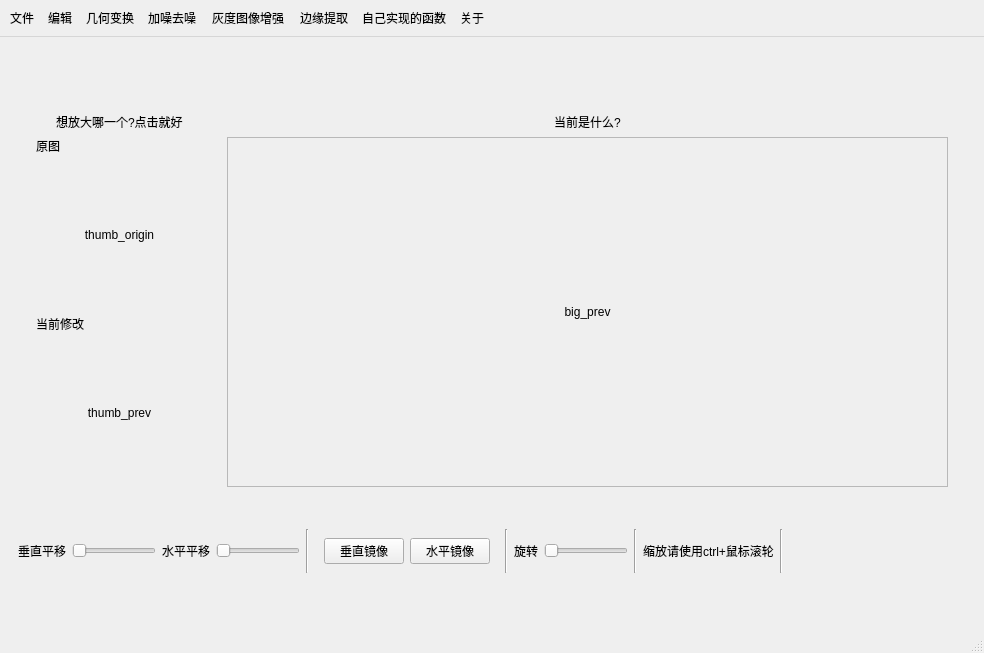
<?xml version="1.0" encoding="UTF-8"?>
<ui version="4.0">
 <class>MainWindow</class>
 <widget class="QMainWindow" name="MainWindow">
  <property name="geometry">
   <rect>
    <x>0</x>
    <y>0</y>
    <width>984</width>
    <height>653</height>
   </rect>
  </property>
  <property name="windowTitle">
   <string>图像处理-wjsaya.top</string>
  </property>
  <property name="iconSize">
   <size>
    <width>128</width>
    <height>128</height>
   </size>
  </property>
  <widget class="QWidget" name="main_centralwidget">
   <layout class="QVBoxLayout" name="verticalLayout_2" stretch="0,8,0,0">
    <item>
     <spacer name="verticalSpacer_top">
      <property name="orientation">
       <enum>Qt::Vertical</enum>
      </property>
      <property name="sizeHint" stdset="0">
       <size>
        <width>20</width>
        <height>40</height>
       </size>
      </property>
     </spacer>
    </item>
    <item>
     <widget class="QWidget" name="MainWidget" native="true">
      <layout class="QHBoxLayout" name="MainLayout" stretch="5">
       <item>
        <widget class="QWidget" name="img_MainWidget" native="true">
         <layout class="QHBoxLayout" name="img_MainLayout" stretch="1,4">
          <item>
           <widget class="QWidget" name="widget_thumb" native="true">
            <layout class="QVBoxLayout" name="layout_thumb" stretch="1,10,10">
             <item alignment="Qt::AlignHCenter">
              <widget class="QLabel" name="label_thumb">
               <property name="text">
                <string>想放大哪一个?点击就好</string>
               </property>
              </widget>
             </item>
             <item>
              <layout class="QVBoxLayout" name="layout_thumb_origin" stretch="1,9">
               <item>
                <widget class="QLabel" name="label_origin">
                 <property name="text">
                  <string>原图</string>
                 </property>
                </widget>
               </item>
               <item>
                <widget class="QLabel" name="thumb_origin">
                 <property name="text">
                  <string>thumb_origin</string>
                 </property>
                 <property name="scaledContents">
                  <bool>false</bool>
                 </property>
                 <property name="alignment">
                  <set>Qt::AlignCenter</set>
                 </property>
                </widget>
               </item>
              </layout>
             </item>
             <item>
              <layout class="QVBoxLayout" name="layout_thumb_prev" stretch="1,9">
               <item>
                <widget class="QLabel" name="label_prev">
                 <property name="text">
                  <string>当前修改</string>
                 </property>
                </widget>
               </item>
               <item>
                <widget class="QLabel" name="thumb_prev">
                 <property name="text">
                  <string>thumb_prev</string>
                 </property>
                 <property name="scaledContents">
                  <bool>false</bool>
                 </property>
                 <property name="alignment">
                  <set>Qt::AlignCenter</set>
                 </property>
                </widget>
               </item>
              </layout>
             </item>
            </layout>
           </widget>
          </item>
          <item>
           <widget class="QWidget" name="widget_big_prev" native="true">
            <layout class="QVBoxLayout" name="layout_big_prev" stretch="0,20">
             <item>
              <widget class="QLabel" name="label_big_prev">
               <property name="cursor">
                <cursorShape>OpenHandCursor</cursorShape>
               </property>
               <property name="text">
                <string>当前是什么?</string>
               </property>
               <property name="alignment">
                <set>Qt::AlignCenter</set>
               </property>
              </widget>
             </item>
             <item>
              <widget class="QScrollArea" name="scrollArea_prev">
               <property name="widgetResizable">
                <bool>true</bool>
               </property>
               <widget class="QWidget" name="scroolWidget_big_prev">
                <property name="geometry">
                 <rect>
                  <x>0</x>
                  <y>0</y>
                  <width>719</width>
                  <height>342</height>
                 </rect>
                </property>
                <layout class="QVBoxLayout" name="verticalLayout_5">
                 <item>
                  <widget class="QLabel" name="big_prev">
                   <property name="cursor">
                    <cursorShape>OpenHandCursor</cursorShape>
                   </property>
                   <property name="text">
                    <string>big_prev</string>
                   </property>
                   <property name="alignment">
                    <set>Qt::AlignCenter</set>
                   </property>
                  </widget>
                 </item>
                </layout>
               </widget>
              </widget>
             </item>
            </layout>
           </widget>
          </item>
         </layout>
        </widget>
       </item>
      </layout>
     </widget>
    </item>
    <item>
     <widget class="QWidget" name="JHBH_widget" native="true">
      <layout class="QHBoxLayout" name="layout_PY" stretch="0,0,0,0,0,0,0,0,3">
       <item>
        <layout class="QHBoxLayout" name="layout_PY_2">
         <property name="bottomMargin">
          <number>0</number>
         </property>
         <item>
          <widget class="QLabel" name="label_V">
           <property name="text">
            <string>垂直平移</string>
           </property>
          </widget>
         </item>
         <item>
          <widget class="QSlider" name="slider_PY_V">
           <property name="orientation">
            <enum>Qt::Horizontal</enum>
           </property>
          </widget>
         </item>
         <item>
          <widget class="QLabel" name="label_S">
           <property name="text">
            <string>水平平移</string>
           </property>
          </widget>
         </item>
         <item>
          <widget class="QSlider" name="slider_PY_S">
           <property name="orientation">
            <enum>Qt::Horizontal</enum>
           </property>
          </widget>
         </item>
        </layout>
       </item>
       <item>
        <widget class="Line" name="line">
         <property name="orientation">
          <enum>Qt::Vertical</enum>
         </property>
        </widget>
       </item>
       <item>
        <widget class="QWidget" name="widget_JX" native="true">
         <layout class="QHBoxLayout" name="layout_JX">
          <item>
           <widget class="QPushButton" name="JX_s">
            <property name="text">
             <string>垂直镜像</string>
            </property>
           </widget>
          </item>
          <item>
           <widget class="QPushButton" name="JX_v">
            <property name="text">
             <string>水平镜像</string>
            </property>
           </widget>
          </item>
         </layout>
        </widget>
       </item>
       <item>
        <widget class="Line" name="line_2">
         <property name="orientation">
          <enum>Qt::Vertical</enum>
         </property>
        </widget>
       </item>
       <item>
        <layout class="QHBoxLayout" name="layout_XZ">
         <item>
          <widget class="QLabel" name="label">
           <property name="text">
            <string>旋转</string>
           </property>
          </widget>
         </item>
         <item>
          <widget class="QSlider" name="slider_XZ">
           <property name="orientation">
            <enum>Qt::Horizontal</enum>
           </property>
          </widget>
         </item>
        </layout>
       </item>
       <item>
        <widget class="Line" name="line_3">
         <property name="orientation">
          <enum>Qt::Vertical</enum>
         </property>
        </widget>
       </item>
       <item>
        <widget class="QLabel" name="label_SF">
         <property name="text">
          <string>缩放请使用ctrl+鼠标滚轮</string>
         </property>
        </widget>
       </item>
       <item>
        <widget class="Line" name="line_4">
         <property name="orientation">
          <enum>Qt::Vertical</enum>
         </property>
        </widget>
       </item>
       <item>
        <spacer name="horizontalSpacer">
         <property name="orientation">
          <enum>Qt::Horizontal</enum>
         </property>
         <property name="sizeHint" stdset="0">
          <size>
           <width>40</width>
           <height>20</height>
          </size>
         </property>
        </spacer>
       </item>
      </layout>
     </widget>
    </item>
    <item>
     <spacer name="verticalSpacer_bottom">
      <property name="orientation">
       <enum>Qt::Vertical</enum>
      </property>
      <property name="sizeHint" stdset="0">
       <size>
        <width>20</width>
        <height>40</height>
       </size>
      </property>
     </spacer>
    </item>
   </layout>
  </widget>
  <widget class="QMenuBar" name="main_menubar">
   <property name="geometry">
    <rect>
     <x>0</x>
     <y>0</y>
     <width>984</width>
     <height>40</height>
    </rect>
   </property>
   <widget class="QMenu" name="menu_file">
    <property name="title">
     <string>文件</string>
    </property>
    <addaction name="action_open"/>
    <addaction name="action_save"/>
    <addaction name="action_quit"/>
   </widget>
   <widget class="QMenu" name="title_about">
    <property name="title">
     <string>关于</string>
    </property>
    <addaction name="action_about"/>
   </widget>
   <widget class="QMenu" name="menu_edit">
    <property name="title">
     <string>编辑</string>
    </property>
    <addaction name="action_2gray"/>
    <addaction name="action_2binary"/>
   </widget>
   <widget class="QMenu" name="menu_noise_fliter">
    <property name="title">
     <string>加噪去噪</string>
    </property>
    <addaction name="action_salt_noise"/>
    <addaction name="action_gaussian_noise"/>
    <addaction name="separator"/>
    <addaction name="action_mean_filter"/>
    <addaction name="action_median_filter"/>
    <addaction name="action_gauss_fliter"/>
    <addaction name="separator"/>
    <addaction name="action_noisy_menu"/>
   </widget>
   <widget class="QMenu" name="menu_gray_enhance">
    <property name="title">
     <string>	灰度图像增强
</string>
    </property>
    <addaction name="action_linear"/>
    <addaction name="action_power"/>
    <addaction name="action_hdzft"/>
    <addaction name="separator"/>
    <addaction name="action_gray_enhance_menu"/>
   </widget>
   <widget class="QMenu" name="menu_4">
    <property name="title">
     <string>边缘提取</string>
    </property>
    <addaction name="action_6"/>
    <addaction name="action_7"/>
   </widget>
   <widget class="QMenu" name="menu_5">
    <property name="title">
     <string>几何变换</string>
    </property>
   </widget>
   <widget class="QMenu" name="menu">
    <property name="title">
     <string>自己实现的函数</string>
    </property>
    <addaction name="action_own_2gray"/>
    <addaction name="action_own_2binary"/>
   </widget>
   <addaction name="menu_file"/>
   <addaction name="menu_edit"/>
   <addaction name="menu_5"/>
   <addaction name="menu_noise_fliter"/>
   <addaction name="menu_gray_enhance"/>
   <addaction name="menu_4"/>
   <addaction name="menu"/>
   <addaction name="title_about"/>
  </widget>
  <widget class="QStatusBar" name="main_statusbar"/>
  <action name="actioninfo">
   <property name="text">
    <string>info</string>
   </property>
  </action>
  <action name="action_about">
   <property name="text">
    <string>关于我们</string>
   </property>
  </action>
  <action name="action_quit">
   <property name="text">
    <string>退出程序</string>
   </property>
   <property name="shortcut">
    <string>Ctrl+Q</string>
   </property>
  </action>
  <action name="action_open">
   <property name="text">
    <string>打开图片</string>
   </property>
   <property name="shortcut">
    <string>Ctrl+O</string>
   </property>
  </action>
  <action name="action_save">
   <property name="text">
    <string>保存图片</string>
   </property>
   <property name="shortcut">
    <string>Ctrl+S</string>
   </property>
  </action>
  <action name="action_mean_filter">
   <property name="text">
    <string>均值滤波
</string>
   </property>
  </action>
  <action name="action_gauss_fliter">
   <property name="text">
    <string>高斯滤波
</string>
   </property>
  </action>
  <action name="action_median_filter">
   <property name="text">
    <string>中值滤波
(椒盐)</string>
   </property>
  </action>
  <action name="action_linear">
   <property name="text">
    <string>线性变换
</string>
   </property>
  </action>
  <action name="action_power">
   <property name="text">
    <string>幂变换
</string>
   </property>
  </action>
  <action name="action_6">
   <property name="text">
    <string>一阶差分</string>
   </property>
  </action>
  <action name="action_7">
   <property name="text">
    <string>二阶差分</string>
   </property>
  </action>
  <action name="action_2gray">
   <property name="text">
    <string>转为灰度图</string>
   </property>
  </action>
  <action name="action_2binary">
   <property name="text">
    <string>转为二值图</string>
   </property>
  </action>
  <action name="action_color_reverse">
   <property name="text">
    <string>颜色反转</string>
   </property>
  </action>
  <action name="action_gaussian_noise">
   <property name="text">
    <string>高斯噪声</string>
   </property>
  </action>
  <action name="action_salt_noise">
   <property name="text">
    <string>椒盐噪声(default:0.01)</string>
   </property>
  </action>
  <action name="action_own_2gray">
   <property name="text">
    <string>转灰度图</string>
   </property>
  </action>
  <action name="action_own_2binary">
   <property name="text">
    <string>转二值图</string>
   </property>
  </action>
  <action name="action_noisy_menu">
   <property name="text">
    <string>加噪去噪控制面板
</string>
   </property>
  </action>
  <action name="action_gray_enhance_menu">
   <property name="text">
    <string>灰度增强控制面板
</string>
   </property>
  </action>
  <action name="action_hdzft">
   <property name="text">
    <string>灰度直方图</string>
   </property>
  </action>
 </widget>
 <resources/>
 <connections/>
</ui>
